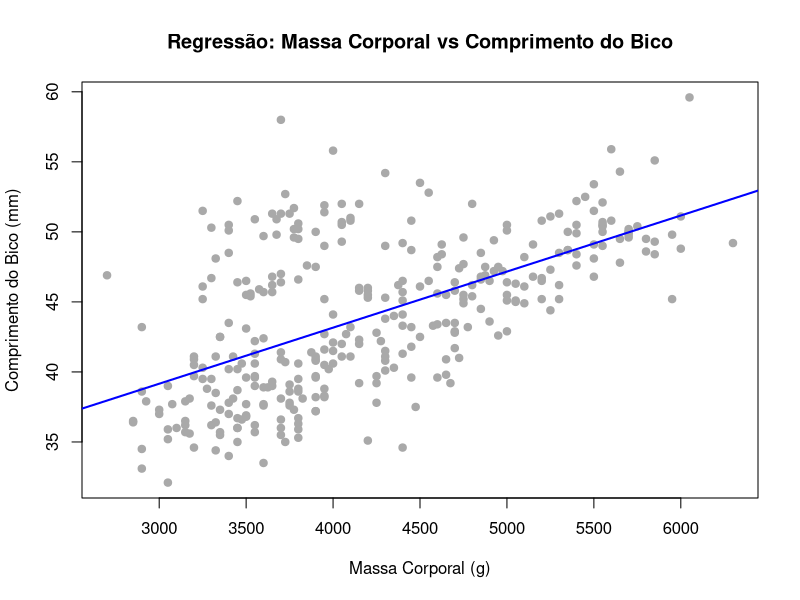
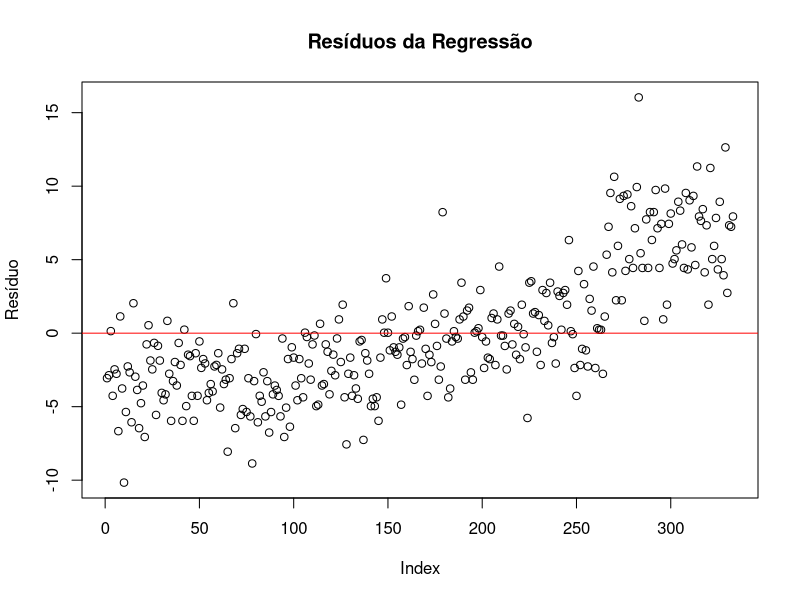
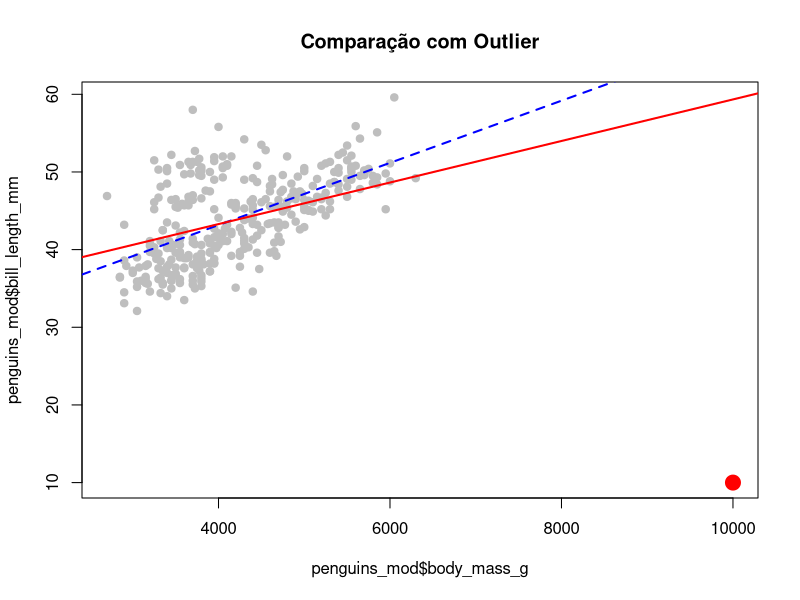

These figures' R source, in order:
# --- Questão 2 ---
library(palmerpenguins)

# 1. Preparação dos dados
# Removendo dados faltantes
penguins_data <- na.omit(penguins)

# Definindo variaveis
x <- penguins_data$body_mass_g   # Independente
y <- penguins_data$bill_length_mm # Dependente

# Grafico de Dispersão
plot(x, y, pch = 19, col = "darkgray",
     main = "Regressão: Massa Corporal vs Comprimento do Bico",
     xlab = "Massa Corporal (g)", ylab = "Comprimento do Bico (mm)")

# 2. Ajuste do Modelo Linear
modelo <- lm(bill_length_mm ~ body_mass_g, data = penguins_data)
summary(modelo) # Mostrando coeficientes

# Adicionando reta ao grafico
abline(modelo, col = "blue", lwd = 2)

# 3. Residuos e Metricas
residuos <- residuals(modelo)
plot(residuos, main = "Resíduos da Regressão", ylab = "Resíduo")
abline(h = 0, col = "red")

# Calculo manual do RMSE
rmse <- sqrt(mean(residuos^2))
r_squared <- summary(modelo)$r.squared

print(paste("RMSE Original:", round(rmse, 4)))
print(paste("R2 Original:", round(r_squared, 4)))

# 4. Introduzindo um Outlier Artificial
# Criando uma cópia e adicionando um pinguim "gigante" com bico pequeno
novo_dado <- data.frame(
  species = "Adelie", island = "Torgersen",
  bill_length_mm = 10,     # Valor muito baixo
  bill_depth_mm = 15,
  flipper_length_mm = 180,
  body_mass_g = 10000,     # Valor muito alto (10kg)
  sex = "male", year = 2007
)

penguins_mod <- rbind(penguins_data, novo_dado)

# Ajuste do novo modelo
modelo_mod <- lm(bill_length_mm ~ body_mass_g, data = penguins_mod)

# Comparação Visual
plot(penguins_mod$body_mass_g, penguins_mod$bill_length_mm, pch=19, col="gray",
     main = "Comparação com Outlier")
points(10000, 10, col="red", pch=19, cex=2) # Destacando o outlier
abline(modelo, col="blue", lwd=2, lty=2)      # Reta original
abline(modelo_mod, col="red", lwd=2)          # Nova reta

# Comparando metricas
rmse_mod <- sqrt(mean(residuals(modelo_mod)^2))
r2_mod <- summary(modelo_mod)$r.squared

print(paste("RMSE Modificado:", round(rmse_mod, 4)))
print(paste("R2 Modificado:", round(r2_mod, 4)))

# Discussão: Observe como a reta vermelha (com outlier) se inclina
# para tentar acomodar o ponto extremo, isso piora o ajuste para os dados reais.
